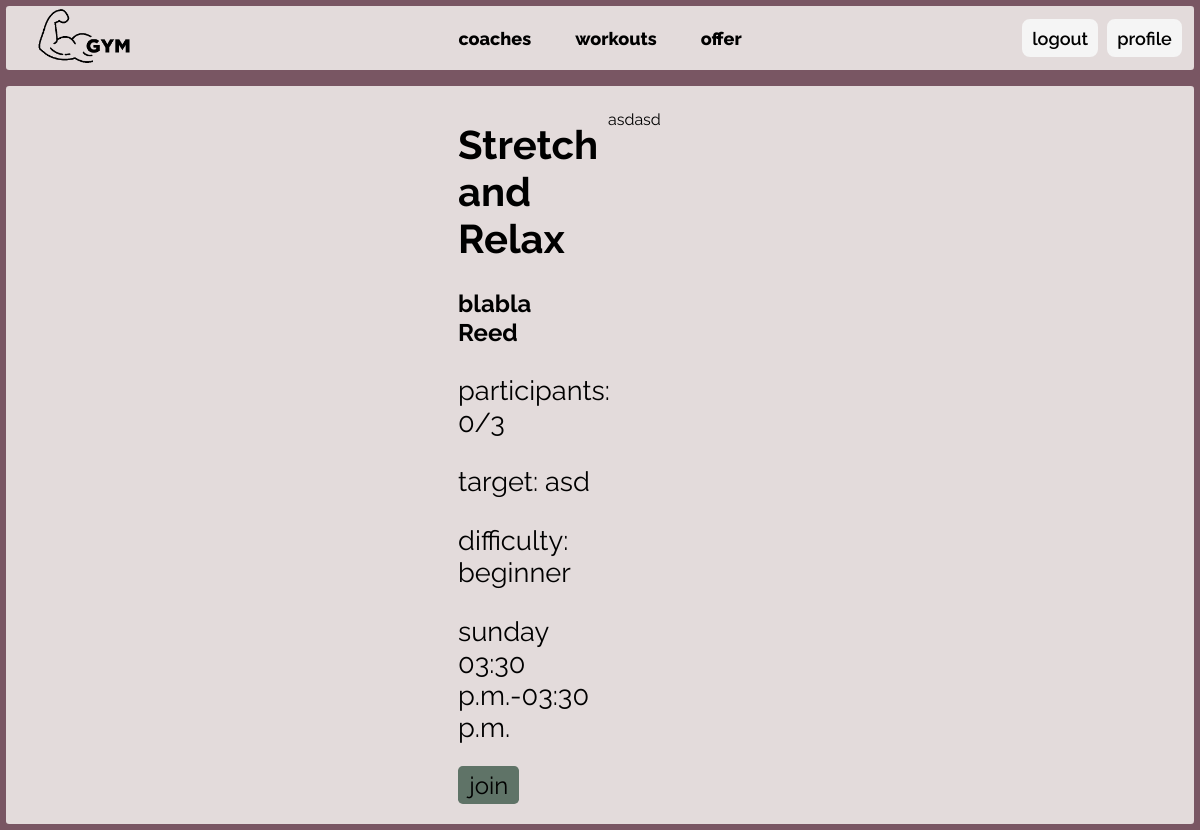
Screenshot of /workout/details/3 (signed in) with the database file from the repository.
### workout/models.py (models this page shows)
class Workout(models.Model):
    name = models.CharField(max_length=100)
    coach = models.ForeignKey(User, on_delete=models.CASCADE, related_name='coach_workouts')
    client = models.ManyToManyField(User, related_name='client_workouts')
    description = models.TextField()
    target = models.CharField(max_length=50)
    start_time = models.TimeField(null=True)
    end_time = models.TimeField(null=True)
    max_participants = models.IntegerField()
    class Difficulty(models.TextChoices):
        BEGINNER = 'beginner', 'Beginner'
        INTERMEDIATE = 'intermediate', 'Intermediate'
        ADVANCED = 'advanced', 'Advanced'
    difficulty = models.CharField(
        max_length=20,
        choices=Difficulty.choices,
        null=True,
    )
    class Weekdays(models.TextChoices):
        MONDAY = 'monday', 'Monday'
        TUESDAY = 'tuesday', 'Tuesday'
        WEDNESDAY = 'wednesday', 'Wednesday'
        THURSDAY = 'thursday', 'Thursday'
        FRIDAY = 'friday', 'Friday'
        SATURDAY = 'saturday', 'Saturday'
        SUNDAY = 'sunday', 'Sunday'
    day = models.CharField(
        choices=Weekdays.choices,
        max_length=10,
        null=True,
    )
    class Status(models.TextChoices):
        ACTIVE = 'active', 'Active'
        INACTIVE = 'inactive', 'Inactive'
    status = models.CharField(
        choices=Status.choices,
        default=Status.ACTIVE,
        max_length=10,
    )

### users/models.py (models this page shows)
class User(AbstractUser):
    is_coach = models.BooleanField()
    profile_picture = models.ImageField(upload_to='profile_pictures/',
                                        default='profile_pictures/default.png')
    gender = models.CharField(
        choices=[('M', 'Male'),
                 ('F', 'Female')],
        max_length=1)

### workout/views.py (the view)
# urls.py: path('details/<int:workout_id>', views.details_workout, name='details_workout'),
def details_workout(request, workout_id):
    try:
        workout = Workout.objects.get(id=workout_id)
        context = {
            'workout': workout,
        }
        return render(request, "workout/details.html", context)
    except Workout.DoesNotExist:
        return HttpResponse('no such workout')

### workout/templates/workout/details.html (shortened to what this page needs)
{% extends 'core/index.html' %}
{% block content %}
<div id="workout-details-cont">
    <div id="workout-details-info">
        <h1>{{workout.name}}</h1>
        <a href="{% url 'users:coach_info' workout.coach.id %}">
        <h2>{{workout.coach.first_name}} {{workout.coach.last_name}}</h2>
        </a>
        <p>participants: {{workout.client.count}}/{{workout.max_participants}} </p>
        <p>target: {{workout.target}} </p>
        <p>difficulty: {{workout.difficulty}} </p>
        <p>{{workout.day}} {{workout.start_time|date:"h:i a"}}-{{workout.start_time|date:"h:i a"}}</p>
        {%load workout_tags%}
        {% if request.user.is_authenticated%}
            {%get_workout_button request.user workout as button%}
            <a class="{{button.class}}" href="{{button.url}}">{{button.name}}</a>
        {%endif%}
    </div>
    <p id="workout-details-desc">{{workout.description}} </p>
</div>
{% endblock %}

### core/static/styles.css (style rules this page uses)
body { font-family: "Raleway", serif; font-optical-sizing: auto; font-style: normal; background: #795663; display: flex; flex-direction: column; align-items: center; margin: 0.5vw 0.5vw; }
a { transition: background-color 0.3s ease, color 0.3s ease; }
a { text-decoration: none; color: black; }
.button-normal { background-color: #5F7367; }
.button-normal, .button-done, .button-locked { border-radius: 0.3rem; }
#workout-details-cont { justify-self: center; display: flex; justify-content: center; padding-bottom: 2vh; }
#workout-details-info, #workout-details-desc { width: 30%; padding: 1vh; }
#workout-details-info h1 { font-size: 2.5rem; }
#workout-details-info p { font-size: 1.7rem; }
.details-button { font-size: 1.5rem; padding: 0.3rem 0.7rem; }

### rows the page displays
Workout: name "Stretch and Relax", coach.first_name "blabla", coach.last_name "Reed", client.count "0", max_participants "3", target "asd", difficulty "beginner", day "sunday", start_time "03:30 p.m.", description "asdasd"

### other values shown
{{ button.name }} "join"
